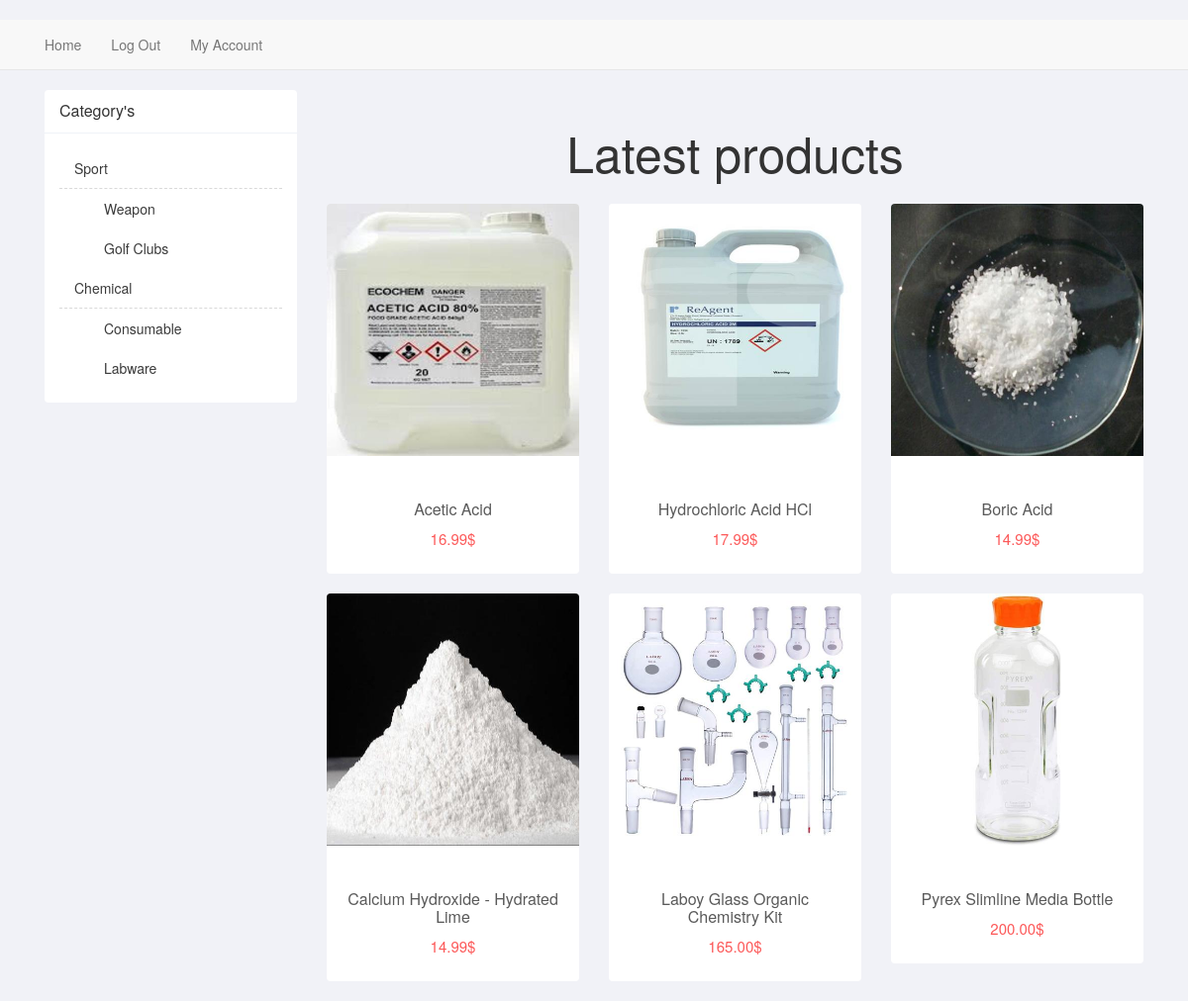
The page / on the database its author committed.
### mainapp/models.py (models this page shows, shortened)
class GlobalCategory(models.Model):
    name = models.CharField(max_length=100, verbose_name='Global category name')
    slug = models.SlugField(unique=True, editable=False)
    def get_relevant_categorys(self):
        collector = NestedObjects(using='default')
        collector.collect([self])
        for index, line in enumerate(collector.data.values()):
            if index == 1:
                return line
    def get_absolute_url(self):
        return reverse('global_category_detail', kwargs={'global_category_slug': self.slug})

class Category(models.Model):
    global_category = models.ForeignKey(GlobalCategory, on_delete=models.CASCADE,
                                        verbose_name='To global category')
    name = models.CharField(max_length=100, verbose_name='Category name')
    slug = models.SlugField(unique=True, editable=False)
    def get_absolute_url(self):
        return reverse('category_detail', kwargs={'category_slug': self.slug})

class Product(models.Model):
    name = models.CharField(max_length=255, verbose_name='Product name')
    category = models.ForeignKey(Category, on_delete=models.CASCADE, verbose_name='Product category',
                                 default=None)
    slug = models.SlugField(unique=True, editable=False)
    description = models.TextField(verbose_name='Product description')
    price = models.DecimalField(verbose_name='Product price', max_digits=10, decimal_places=2)
    image = models.ImageField(verbose_name='Image')
    stars = models.DecimalField(max_digits=2, decimal_places=1, verbose_name='Rating',
                                blank=True, null=True)
    class Meta:
        abstract = True
    def get_absolute_url(self):
        context = {
            'category_slug': self.category.slug,
            'product_slug': self.slug
        }
        return reverse('product_detail', kwargs=context)

class Reagent(Product):
    STATE_CHOICES = (
        ('solid', 'Solid'),
        ('liquid', 'Liquid'),
        ('gas', 'Gas')
    )
    REAGENT_TYPE_CHOICES = (
        ('acid', 'Acid'),
        ('bromide', 'Bromide'),
        ('alkali', 'Alkali'),
        ('halogens', 'Halogens')
    )
    state = models.CharField(max_length=255, choices=STATE_CHOICES, verbose_name='State')
    formula = models.CharField(max_length=100, verbose_name='Formula')
    reagent_type = models.CharField(max_length=255, verbose_name='Type of reagent', choices=REAGENT_TYPE_CHOICES)
    conc = models.DecimalField(max_digits=3, decimal_places=1, verbose_name='Concentration',
                               null=True, blank=True)
    weight = models.CharField(max_length=32, verbose_name='Weight')

class Labware(Product):
    material = models.CharField(max_length=255, verbose_name='Material')
    pack = models.BooleanField(default=False, verbose_name='Pack')
    pack_amount = models.PositiveIntegerField(blank=True, null=True, verbose_name='Amount of products')

### mainapp/views.py (the view)
# urls.py: path('', Index.as_view(), name='index'),
class Index(View):
    def get(self, request):
        products = get_products.get_all_products()[:6]
        global_categorys = GlobalCategory.objects.all()
        context = {
            'products': products,
            'categorys': global_categorys,
        }
        return render(request, 'index.html', context)

### mainapp/logic/get_products.py (called while the page is built)
def get_all_products():
    models_amount = Category.objects.count()
    all_categorys = Category.objects.all()
    collector = NestedObjects(using='default')
    collector.collect(all_categorys)
    products = []
    for line in collector.data.values():
        products += line
    products = products[models_amount:]
    return products

### mainapp/templates/index.html (shortened to what this page needs)
<!DOCTYPE html>
{% load static %}
<html lang="en">
<head>
    <link href="{% static 'bootstrap.min.css' %}" rel="stylesheet">
    <link href="{% static 'for_index.css' %}" rel="stylesheet">
</head>
<body>
   <div class="navbar navbar-default navbar-static-top" id="nav-top">
      <div class="container">
       <div class="col-sm-1 collapse navbar-collapse" id="navbar-ex-collapse">
          <ul class="nav navbar-nav">
            <li><a href="{% url 'index' %}">Home</a></li>
          </ul>
        </div>
        <div class="col-sm-1 collapse navbar-collapse" id="navbar-lgn-collapse">
          <ul class="nav navbar-nav">
            <li><a href="#">Log Out</a></li>
            <li><a href="#">My Account</a></li>
          </ul>
        </div>
      </div>
    </div>
<div class="container bootdey">
    <div class="col-md-3">
        <section class="panel">
            <header class="panel-heading">
                Category's
            </header>
            <div class="panel-body">
                <ul class="nav prod-cat">
                    {% for category in categorys %}
                    <li>
                        <a href="{{ category.get_absolute_url }}"> {{ category.name }}</a>
                        {% for sub_category in category.get_relevant_categorys %}
                            <ul class="nav">
                                <li><a href="{{ sub_category.get_absolute_url }}">{{ sub_category.name }}</a></li>
                            </ul>
                        {% endfor %}
                    </li>
                    {% endfor %}
                </ul>
            </div>
        </section>
   </div>
        {% block content %}
    <div class="col-md-9">
        <div>
            <h1 style='font-size: 50px;' class='panel-body text-center'>Latest products</h1>
        </div>
        <div class="row product-list">
            {% for product in products %}
            <div class="col-md-4">
                <section class="panel">
                    <div>
                        <a href="{{ product.get_absolute_url }}"><img src="{{ product.image.url }}" /></a>
                    </div>
                    <div class="panel-body text-center">
                        <h4>
                            <a href="{{ product.get_absolute_url }}" class="pro-title">
                                {{ product.name }}
                            </a>
                        </h4>
                        <p class="price">{{ product.price }}$</p>
                    </div>
                </section>
            </div>
            {% endfor %}
        </div>
    </div>
        {% endblock %}
</div>
</body>
</html>

### mainapp/static/for_index.css (style rules this page uses)
body { margin-top:20px; background:#f1f2f7; }
.panel { border: none; box-shadow: none; }
.panel-heading { border-color:#eff2f7 ; font-size: 16px; font-weight: 300; }
.prod-cat li a { border-bottom: 1px dashed #d9d9d9; }
.prod-cat li a { color: #3b3b3b; }
.prod-cat li ul { margin-left: 30px; }
.prod-cat li ul li a { border-bottom:none; }
.product-list img { width: 100%; border-radius: 4px 4px 0 0; -webkit-border-radius: 4px 4px 0 0; }
.pro-title { color: #5A5A5A; display: inline-block; margin-top: 20px; font-size: 16px; }
.product-list .price { color:#fc5959 ; font-size: 15px; }

### rows shown on the page
GlobalCategory: name "Sport"
Category: name "Weapon"
Category: name "Golf Clubs"
GlobalCategory: name "Chemical"
Category: name "Consumable"
Category: name "Labware"
Reagent: image (picture), name "Acetic Acid", price "16.99"
Reagent: image (picture), name "Hydrochloric Acid HCl", price "17.99"
Reagent: image (picture), name "Boric Acid", price "14.99"
Reagent: image (picture), name "Calcium Hydroxide - Hydrated Lime", price "14.99"
Labware: image (picture), name "Laboy Glass Organic Chemistry Kit", price "165.00"
Labware: image (picture), name "Pyrex Slimline Media Bottle", price "200.00"
